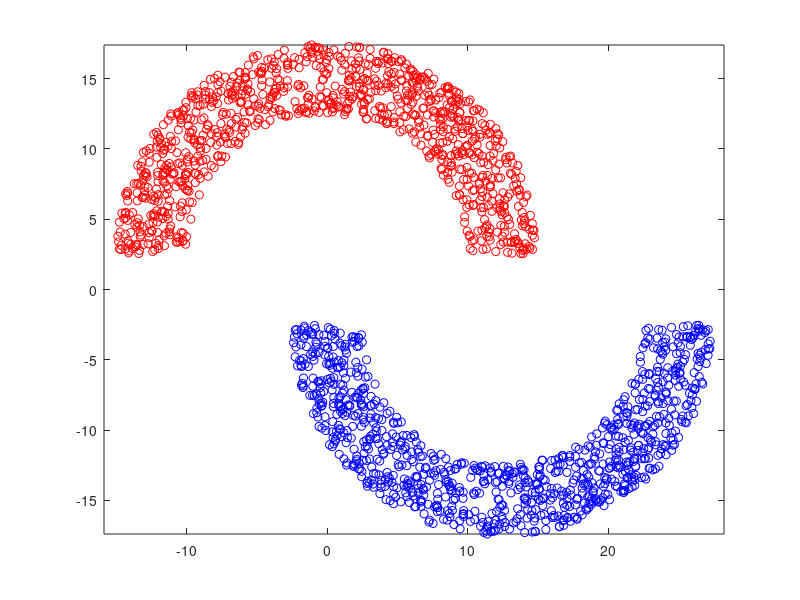

MATLAB code for this plot: (Note: this script raises an error after producing the figure.)
tic;
clear;
n = 1000;

r1 = 10; r2 =15;
r = sqrt(r1^2+(r2^2-r1^2)*rand(1,n));
t = 2*pi*rand(1,n);
x = r.*cos(t);
y = abs(r.*sin(t))+2.5;
plot(x,y,'r o')
hold on

x1 = r.*cos(t)+12.5;
y1 = -abs(r.*sin(t))-2.5;
plot(x1,y1,'b o')
axis equal
traindata1=cat(1,x.',x1.');
traindata2=cat(1,y.',y1.');
traindata3=cat(2,traindata1,traindata2);
traindata(:,1)=repmat(1,2000,1);
traindata(:,2)=traindata3(:,1);
traindata(:,3)=traindata3(:,2);
A=repmat(1,1000,1);
B=repmat(-1,1000,1);
trainlabel=cat(1,A,B);
% PLA train
syms x
flag=0;
flag1=1;
flag2=0;
flag7=0;
w=[0 0 0];
while flag1~=0
    flag1=0;
    flag=0;
    for j1=1:2000 %hang
        if sign(sum(traindata(j1,:).*w))==trainlabel(j1)
            flag=flag+1;
            if flag==2000
                flag1=0;
                break;
            else
                continue;
            end
        else
            flag1=flag1+1;
            flag2=flag2+1;
            w=w+traindata(j1,:)*trainlabel(j1);      
        end
    end
end
syms x1 x2
Xs=[1 x1 x2];
f=sum(w.*Xs); 
fimplicit(f,'m')


%linear regress

[a b c d e]=regress(ones(length(traindata2),1),traindata2);
syms t
yy=a*t;
figure(3)
r1 = 10; r2 =15;
r = sqrt(r1^2+(r2^2-r1^2)*rand(1,n));
t = 2*pi*rand(1,n);
x = r.*cos(t);
y = abs(r.*sin(t))+2.5;
plot(x,y,'r o')
hold on

x1 = r.*cos(t)+12.5;
y1 = -abs(r.*sin(t))-2.5;
plot(x1,y1,'b o')
axis equal
fplot(yy) 
title('linear regress')
    
    







toc;